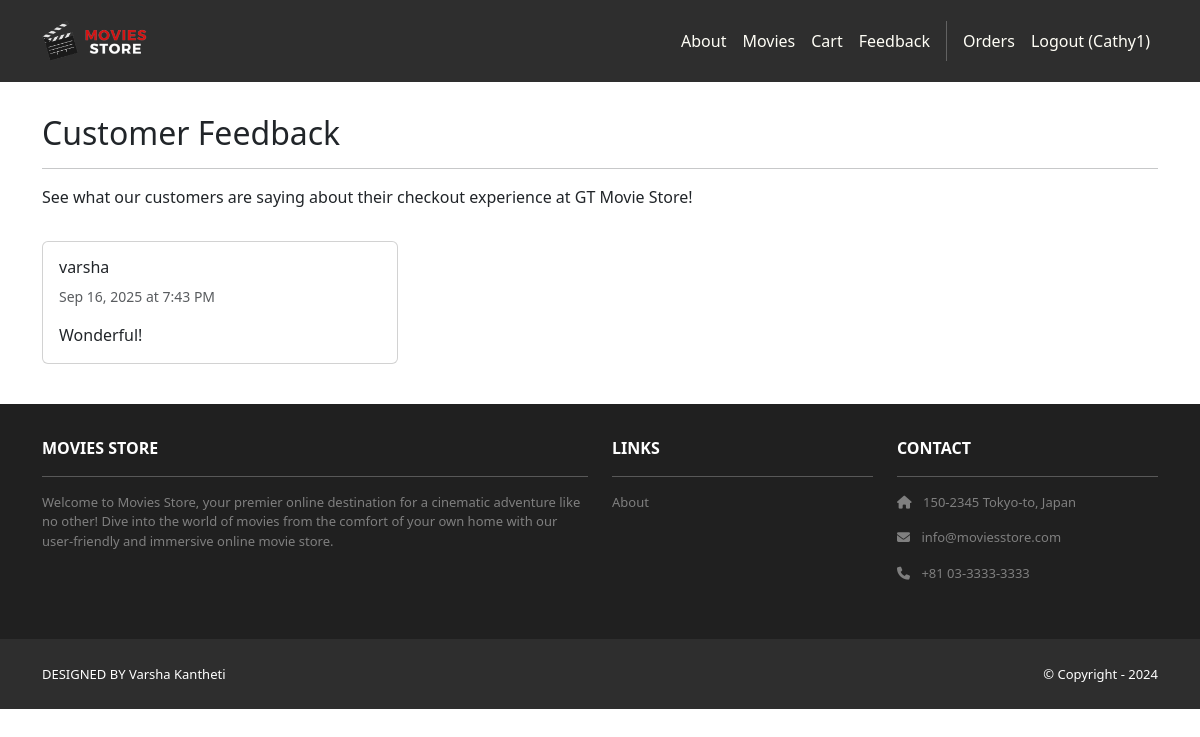
Page /cart/feedback/ (signed in) on the committed database.
### cart/models.py (models this page shows, shortened)
class Feedback(models.Model):
    id = models.AutoField(primary_key=True)
    name = models.CharField(max_length=255, blank=True, null=True)
    feedback_text = models.TextField()
    date = models.DateTimeField(auto_now_add=True)
    user = models.ForeignKey(User, on_delete=models.CASCADE, null=True, blank=True)

### cart/views.py (the view)
# urls.py: path('feedback/', views.feedback_list, name='cart.feedback_list'),
def feedback_list(request):
    feedbacks = Feedback.objects.all().order_by('-date')
    template_data = {}
    template_data['title'] = 'Customer Feedback'
    template_data['feedbacks'] = feedbacks
    return render(request, 'cart/feedback_list.html',
        {'template_data': template_data})

### cart/templates/cart/feedback_list.html (shortened to what this page needs)
{% extends 'base.html' %}
{% block content %}
<div class="p-3">
  <div class="container">
    <div class="row mt-3">
      <div class="col mx-auto mb-3">
        <h2>Customer Feedback</h2>
        <hr />
        <p>See what our customers are saying about their checkout experience at GT Movie Store!</p>
      </div>
    </div>
    {% if template_data.feedbacks %}
      <div class="row">
        {% for feedback in template_data.feedbacks %}
        <div class="col-md-6 col-lg-4 mb-4">
          <div class="card h-100">
            <div class="card-body">
              <h6 class="card-title">
                {% if feedback.name %}
                  {{ feedback.name }}
                {% else %}
                  Anonymous
                {% endif %}
              </h6>
              <p class="card-text text-muted small">
                {{ feedback.date|date:"M d, Y \a\t g:i A" }}
              </p>
              <p class="card-text">{{ feedback.feedback_text }}</p>
            </div>
          </div>
        </div>
        {% endfor %}
      </div>
    {% endif %}
  </div>
</div>
{% endblock content %}

### moviesstore/templates/base.html (shortened to what this page needs)
<!DOCTYPE html>
<html>
  {% load static %}
  <head>
    <link href="https://cdn.jsdelivr.net/npm/bootstrap@5.3.3/dist/css/bootstrap.min.css" rel="stylesheet">
    <link rel="stylesheet" href="https://cdnjs.cloudflare.com/ajax/libs/font-awesome/6.1.1/css/all.min.css">
    <link rel="stylesheet" type="text/css" href="{% static 'css/style.css' %}">
  </head>
  <body>
    <nav class="p-3 navbar navbar-dark bg-dark navbar-expand-lg">
      <div class="container">
        <a class="navbar-brand" href="{% url 'home.index' %}">
          <img src="{% static 'img/logo.png' %}" alt="logo" height="40" />
        </a>
        <div class="collapse navbar-collapse" id="navbarNavAltMarkup">
          <div class="navbar-nav ms-auto navbar-ml">
            <a class="nav-link" href="{% url 'home.about' %}">About</a>
            <a class="nav-link" href="{% url 'movies.index' %}">Movies</a>
            <a class="nav-link" href="{% url 'cart.index' %}">Cart</a>
            <a class="nav-link" href="{% url 'cart.feedback_list' %}">Feedback</a>
            {% if user.is_authenticated %}
            <a class="nav-link" href="{% url 'accounts.orders' %}">Orders </a>
            <a class="nav-link" href="{% url 'accounts.logout' %}">Logout ({{ user.username }})</a>
            {% else %}
            <a class="nav-link" href="{% url 'accounts.login' %}">Login</a>
            <a class="nav-link" href="{% url 'accounts.signup' %}">Sign Up</a>
            {% endif %}
          </div>
        </div>
      </div>
    </nav>
    <div>
      {% block content %}
      {% endblock content %}
    </div>
    <section class="p-3 ms-footer d-none d-md-block">
      <div class="container">
        <div class="row mt-3 text-white">
          <div class="col-md-6 col-lg-6 col-xl-6 mx-auto mb-4">
            <b>MOVIES STORE</b>
            <hr />
            <p>Welcome to Movies Store, your premier online destination for a cinematic
              adventure like no other! Dive into the world of movies from the comfort of your own home with our user-friendly
              and immersive online movie store.</p>
          </div>
          <div class="col-md-3 col-lg-3 col-xl-3 mx-auto mb-4">
            <b>LINKS</b>
            <hr />
            <p><a class="nav-link" href="{% url 'home.about' %}">About</a></p>
          </div>
          <div class="col-md-3 col-lg-3 col-xl-3 mx-auto mb-4">
            <b>CONTACT</b>
            <hr />
            <p><i class="fas fa-home me-2"></i> 150-2345 Tokyo-to, Japan</p>
            <p><i class="fas fa-envelope me-2"></i> info@moviesstore.com</p>
            <p><i class="fas fa-phone me-2"></i> +81 03-3333-3333</p>
          </div>
        </div>
      </div>
    </section>
    <section class="p-3 ms-footer-bottom bg-dark">
      <div class="container d-flex justify-content-between">
        <div class="me-5 text-white">
          <span>DESIGNED BY Varsha Kantheti
          </span>
        </div>
        <div class="text-white">
          <span>© Copyright - 2024</span>
        </div>
      </div>
    </section>
  </body>
</html>

### moviesstore/static/css/style.css (style rules this page uses)
.navbar a.nav-link { color: #FFFEF6 !important; }
.bg-dark { background-color: #2E2E2E !important; }
.ms-footer { background-color: #202020; }
.ms-footer p { color: #7F7F7F; font-size: 13px; }
.ms-footer-bottom span { font-size: 13px; line-height: 38px; }

### rows in the picture
Feedback: name "varsha", date "Sep 16, 2025 at 7:43 PM", feedback_text "Wonderful!"

### other values in the picture
{{ user.username }} "Cathy1"
